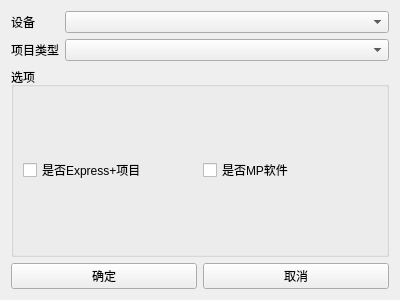
<?xml version="1.0" encoding="UTF-8"?>
<ui version="4.0">
 <class>BuildSpecWidget</class>
 <widget class="QWidget" name="BuildSpecWidget">
  <property name="geometry">
   <rect>
    <x>0</x>
    <y>0</y>
    <width>400</width>
    <height>300</height>
   </rect>
  </property>
  <property name="windowTitle">
   <string>Form</string>
  </property>
  <layout class="QGridLayout" name="gridLayout">
   <item row="0" column="0">
    <widget class="QLabel" name="label_2">
     <property name="sizePolicy">
      <sizepolicy hsizetype="Fixed" vsizetype="Preferred">
       <horstretch>0</horstretch>
       <verstretch>0</verstretch>
      </sizepolicy>
     </property>
     <property name="text">
      <string>设备</string>
     </property>
    </widget>
   </item>
   <item row="0" column="1" colspan="2">
    <widget class="QComboBox" name="cbox_device"/>
   </item>
   <item row="2" column="0" colspan="3">
    <widget class="QGroupBox" name="groupBox">
     <property name="title">
      <string>选项</string>
     </property>
     <layout class="QHBoxLayout" name="horizontalLayout_2">
      <item>
       <widget class="QCheckBox" name="checkBox_express">
        <property name="text">
         <string>是否Express+项目</string>
        </property>
       </widget>
      </item>
      <item>
       <widget class="QCheckBox" name="checkBox_mp">
        <property name="text">
         <string>是否MP软件</string>
        </property>
       </widget>
      </item>
     </layout>
    </widget>
   </item>
   <item row="3" column="0" colspan="3">
    <layout class="QHBoxLayout" name="horizontalLayout">
     <item>
      <widget class="QPushButton" name="btn_ok">
       <property name="text">
        <string>确定</string>
       </property>
      </widget>
     </item>
     <item>
      <widget class="QPushButton" name="btn_cancel">
       <property name="text">
        <string>取消</string>
       </property>
      </widget>
     </item>
    </layout>
   </item>
   <item row="1" column="0">
    <widget class="QLabel" name="label">
     <property name="text">
      <string>项目类型</string>
     </property>
    </widget>
   </item>
   <item row="1" column="1" colspan="2">
    <widget class="QComboBox" name="cbox_type"/>
   </item>
  </layout>
 </widget>
 <resources/>
 <connections/>
</ui>
